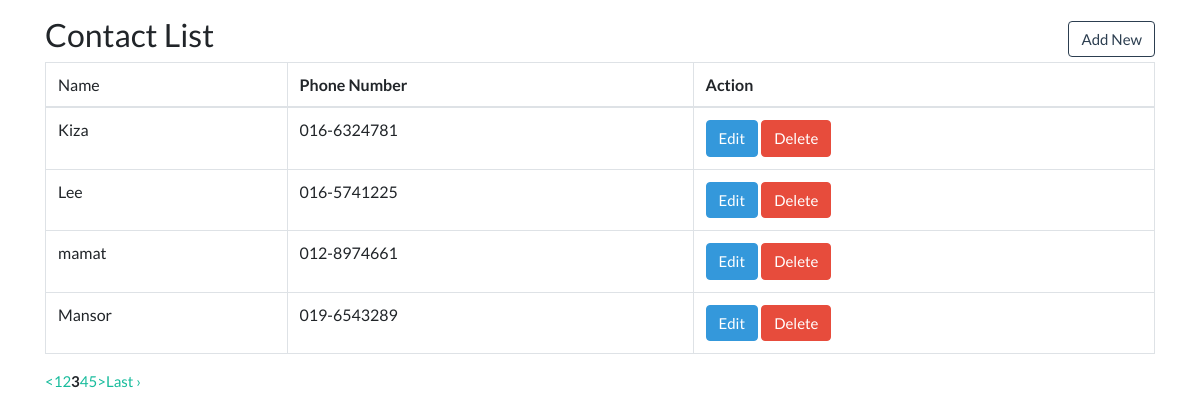
Page /contacts/index/8 on the committed database.
### tables this page shows
CREATE TABLE `contactlist` (
  `name` varchar(25) NOT NULL,
  `phoneNumber` varchar(15) NOT NULL
);

### application/controllers/contacts.php (called while the page is built, shortened)
<?php
class contacts extends CI_Controller{
  function __construct(){
    $this->load->model('contacts_m','m');
  }
  function index($page=0){
    $this->load->library('pagination');
    $limit_per_page = 4;
    $offset = $page;
    $data['contacts'] = $this->m->getContacts($limit_per_page, $offset);
    $this->load->view('layouts/header');
    $this->load->view('contacts/index', $data);
    $this->load->view('layouts/footer');
  }
}
?>

### index.php (called while the page is built, shortened)
<?php
require_once BASEPATH.'core/CodeIgniter.php';

### application/models/contacts_m.php (called while the page is built, shortened)
<?php
class contacts_m extends CI_MODEL{
  public function getContacts($limit_per_page, $offset){
    $this->db->limit($limit_per_page);
    $this->db->offset($offset);
    $output = $this->db->get('contactlist');
    if($output->num_rows() > 0){
      return $output->result();
    }
    else{
      return false;
    }
  }
}
 ?>

### application/views/contacts/index.php (the view, shortened to what this page needs)
  <h3>Contact List</h3>
  <a href="<?php echo base_url('contacts/add'); ?>" class="btn btn-outline-primary">Add New</a>
  <table class="table table-bordered">
    <thead>
      <tr>
        <td>Name</td>
        <th>Phone Number</th>
        <th>Action</th>
      </tr>
    </thead>
    <tbody>
    <?php
      if($contacts){
        foreach ($contacts as $contact) {
    ?>
      <tr>
        <td><?php echo $contact->name; ?></td>
        <td><?php echo $contact->phoneNumber; ?></td>
        <td>
          <a href="<?php echo base_url('contacts/edit/'.$contact->name); ?>" class="btn btn-info">Edit</a>
          <a href="<?php echo base_url('contacts/delete/'.$contact->name); ?>" class="btn btn-danger" onclick="return confirm('Are you sure to delete this contact?');">Delete</a>
        </td>
      </tr>
    <?php
        }
      }
    ?>
    </tbody>
  </table>
  <p>
  <?php echo $this->pagination->create_links();?>
  </p>
</div>

### rows in the picture
contactlist: name "Kiza", phoneNumber "016-6324781"
contactlist: name "Lee", phoneNumber "016-5741225"
contactlist: name "mamat", phoneNumber "012-8974661"
contactlist: name "Mansor", phoneNumber "019-6543289"

### other values in the picture
$this->pagination->create_links() "< 1 2 3 4 5 > Last ›"
